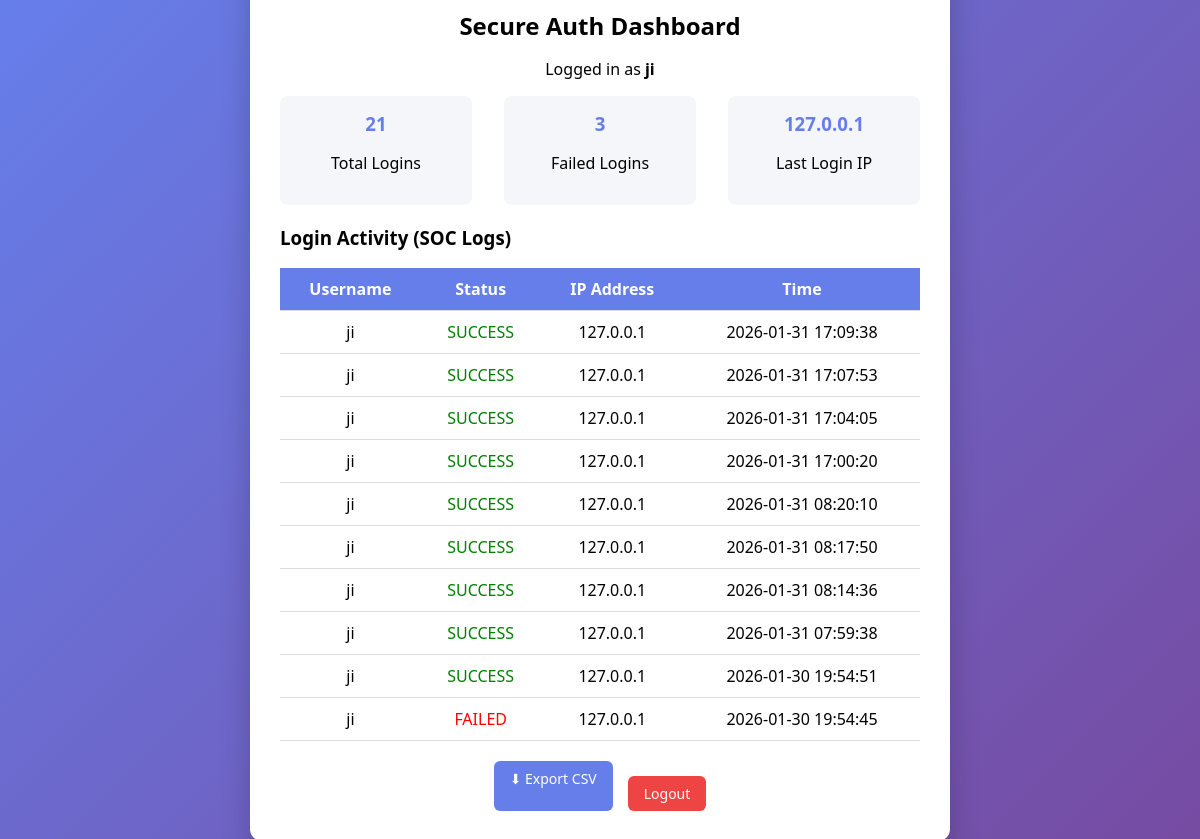
The app's page /dashboard (signed in) with its own data.
### tables this page shows
CREATE TABLE login_logs(
            username TEXT,
            status TEXT,
            ip TEXT,
            time DATETIME DEFAULT CURRENT_TIMESTAMP
        );

### app.py (the view)
@app.route("/dashboard")
def dashboard():
    print("SESSION IN DASHBOARD:", session)
    if "user" not in session:
        return redirect("/login")
    with get_db() as conn:
        logs=conn.execute(
            """
            SELECT username,status, ip ,time
            FROM login_logs
            WHERE username = ?
            ORDER BY time DESC
            LIMIT 10
            """,
            (session["user"],)
        ).fetchall()
        total_attempts = conn.execute(
            "SELECT COUNT(*) FROM login_logs WHERE username = ?",
            (session["user"],)
        ).fetchone()[0]
        failed_attempts = conn.execute(
            "SELECT COUNT(*) FROM login_logs WHERE username = ? AND status='FAILED'",
            (session["user"],)
        ).fetchone()[0]
        last_ip_row = conn.execute(
            """
            SELECT ip FROM login_logs
            WHERE username = ? AND status='SUCCESS'
            ORDER BY time DESC
            LIMIT 1
            """,
            (session["user"],)
        ).fetchone()
        last_ip = last_ip_row[0] if last_ip_row else "N/A"
    return render_template("dashboard.html", user=session["user"], logs=logs,total=total_attempts,failed=failed_attempts,last_ip=last_ip)

### app.py (called while the page is built)
def get_db():
    return sqlite3.connect("users.db")

### templates/dashboard.html
<link rel="stylesheet" href="{{ url_for('static', filename='style.css') }}">
<div class="card" style="width: 700px;">
    <h2>Secure Auth Dashboard</h2>
    <p class="center">Logged in as <b>{{ user }}</b></p>
    <div class="stats">
        <div class="stat">
            <h3>{{ total }}</h3>
            <p>Total Logins</p>
        </div>
        <div class="stat">
            <h3>{{ failed }}</h3>
            <p>Failed Logins</p>
        </div>
        <div class="stat">
            <h3>{{ last_ip }}</h3>
            <p>Last Login IP</p>
        </div>
    </div>
    <h3 style="margin-top:20px;">Login Activity (SOC Logs)</h3>
    <table>
        <tr>
            <th>Username</th>
            <th>Status</th>
            <th>IP Address</th>
            <th>Time</th>
        </tr>
        {% for log in logs %}
        <tr>
            <td>{{ log[0] }}</td>
            <td class="{{ 'success' if log[1]=='SUCCESS' else 'error' }}">
                {{ log[1] }}
            </td>
            <td>{{ log[2] }}</td>
            <td>{{ log[3] }}</td>
        </tr>
        {% endfor %}
    </table>
    <div class="actions">
        <a href="/export" class="btn export">⬇ Export CSV</a>
        <a href="/logout" class="btn logout">Logout</a>
    </div>
</div>

### static/style.css (style rules this page uses)
* { box-sizing: border-box; font-family: "Segoe UI", Tahoma, sans-serif; }
.card { background: white; padding: 30px; width: 330px; border-radius: 12px; box-shadow: 0 15px 30px rgba(0,0,0,0.2); }
.card h2 { text-align: center; margin-bottom: 15px; }
a { color: #667eea; text-decoration: none; font-size: 14px; }
.center { text-align: center; }
.logout { display: block; margin-top: 15px; text-align: center; }
.success { color: green; text-align: center; margin-bottom: 10px; }
.error { color: red; text-align: center; margin-bottom: 10px; }
.stats { display: flex; justify-content: space-between; margin-bottom: 20px; }
.stat { background: #f5f6fa; padding: 15px; border-radius: 8px; width: 30%; text-align: center; }
.stat h3 { margin: 0; color: #667eea; }
table { width: 100%; border-collapse: collapse; margin-top: 10px; }
th, td { padding: 10px; border-bottom: 1px solid #ddd; text-align: center; }
th { background: #667eea; color: white; }
.actions { display: flex; justify-content: center; gap: 15px; margin-top: 20px; }
.btn { padding: 8px 16px; font-size: 14px; border-radius: 6px; text-decoration: none; font-weight: 500; }
.btn.export { background: #667eea; color: white; }
.btn.logout { background: #ef4444; color: white; }

### records on screen
login_logs: ip "127.0.0.1", username "ji", status "SUCCESS", time "2026-01-31 17:09:38"
login_logs: username "ji", status "SUCCESS", ip "127.0.0.1", time "2026-01-31 17:07:53"
login_logs: username "ji", status "SUCCESS", ip "127.0.0.1", time "2026-01-31 17:04:05"
login_logs: username "ji", status "SUCCESS", ip "127.0.0.1", time "2026-01-31 17:00:20"
login_logs: username "ji", status "SUCCESS", ip "127.0.0.1", time "2026-01-31 08:20:10"
login_logs: username "ji", status "SUCCESS", ip "127.0.0.1", time "2026-01-31 08:17:50"
login_logs: username "ji", status "SUCCESS", ip "127.0.0.1", time "2026-01-31 08:14:36"
login_logs: username "ji", status "SUCCESS", ip "127.0.0.1", time "2026-01-31 07:59:38"
login_logs: username "ji", status "SUCCESS", ip "127.0.0.1", time "2026-01-30 19:54:51"
login_logs: username "ji", status "FAILED", ip "127.0.0.1", time "2026-01-30 19:54:45"

### other values on screen
{{ user }} "ji"
{{ total }} "21"
{{ failed }} "3"
